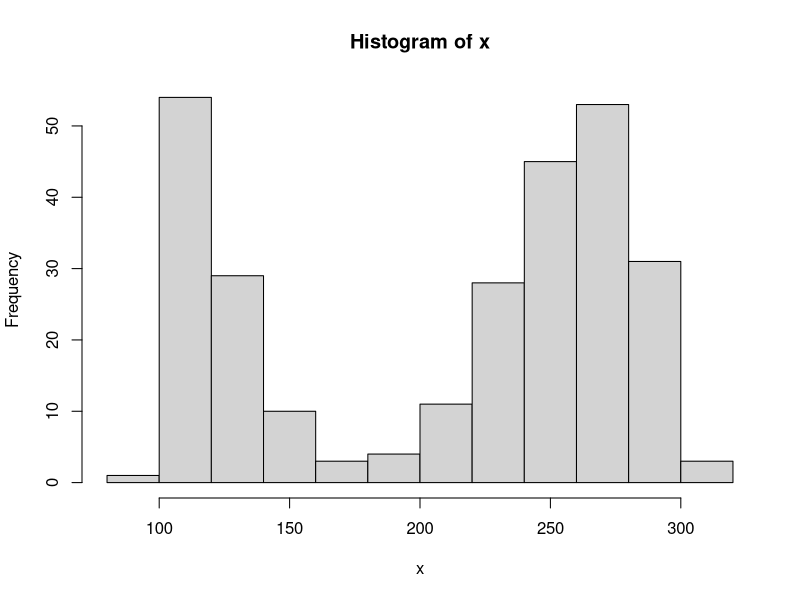
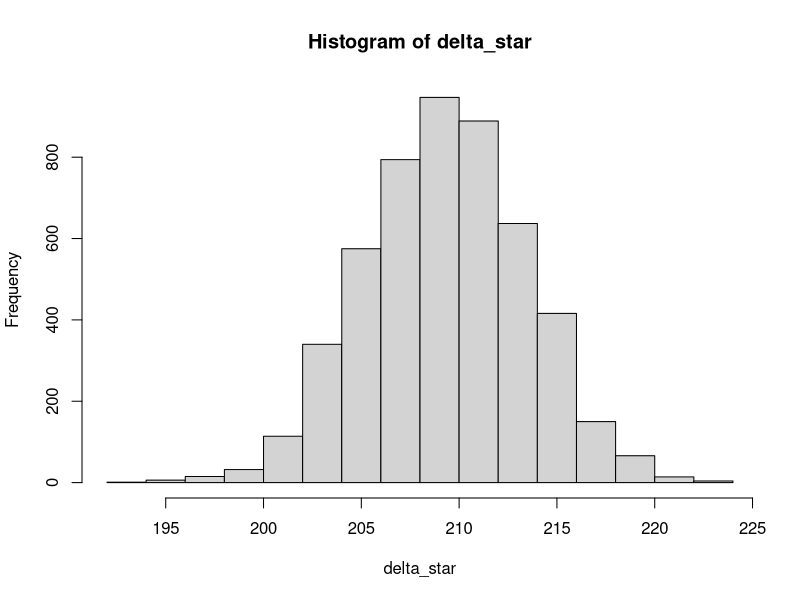
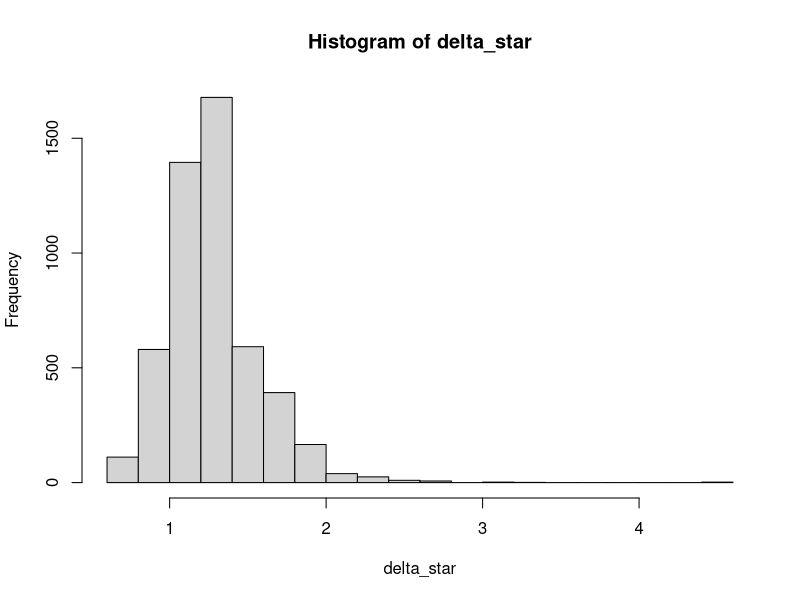
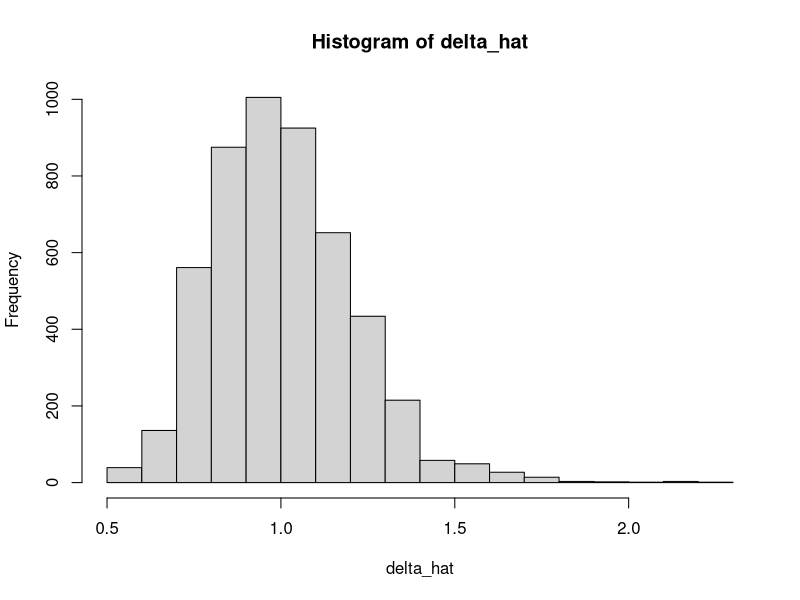

R code for these plots, in order:
## ---- chunk 1
knitr::opts_chunk$set(echo = TRUE, fig.width = 5, fig.height = 3)
## ---- chunk 2
# obtain data
data("faithful")
x <- faithful$eruptions * 60
hist(x)
## ---- chunk 3
n <- length(x)
B <- 5000
delta_star <- rep(NA, B)
for(i in 1:B){
  # if size isn't specified in sample(), defaults to length of x!
  xstar <- sample(x, replace = T)
  delta_star[i] <- mean(xstar) 
}

# bootstrap distribution of means
hist(delta_star)

# bootstrap estimate of bias
mean(delta_star) - mean(x)
## ---- chunk 4
# generate some Poisson data
lambda_true <- 1
n <- 20
x <- rpois(n, lambda_true)
## ---- chunk 5
cv_hat <- sd(x)/mean(x)
cv_hat
## ---- chunk 6
B <- 5000
delta_star <- rep(NA, B)
for(i in 1:B){
  xstar <- sample(x, replace = T)
  delta_star[i] <- sd(xstar)/mean(xstar)
}
hist(delta_star)

# bootstrap estimate of MSE
mean((delta_star - cv_hat)^2)
## ---- chunk 7
delta_hat <- rep(NA, B)
for(i in 1:B){
  x_new <- rpois(n, lambda_true)
  delta_hat[i] <- sd(x_new)/mean(x_new)
}
hist(delta_hat)

cv_true <- sqrt(lambda_true)/lambda_true
mean((delta_hat - cv_true)^2)
